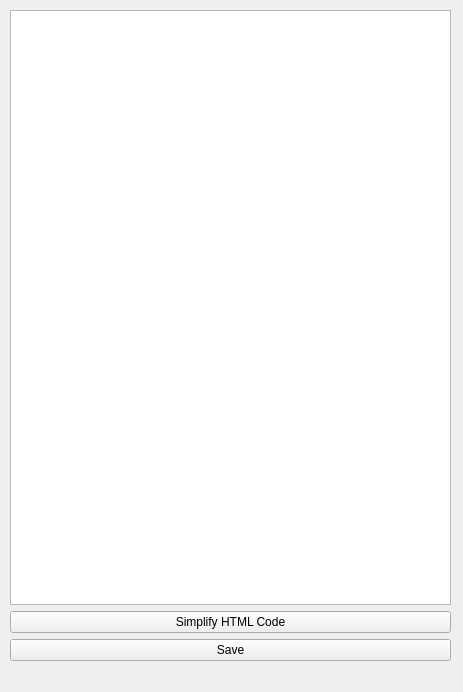
<?xml version="1.0" encoding="UTF-8"?>
<ui version="4.0">
 <class>MainWindow</class>
 <widget class="QMainWindow" name="MainWindow">
  <property name="geometry">
   <rect>
    <x>0</x>
    <y>0</y>
    <width>463</width>
    <height>692</height>
   </rect>
  </property>
  <property name="windowTitle">
   <string>MainWindow</string>
  </property>
  <widget class="QWidget" name="centralwidget">
   <widget class="QWidget" name="verticalLayoutWidget">
    <property name="geometry">
     <rect>
      <x>10</x>
      <y>10</y>
      <width>441</width>
      <height>671</height>
     </rect>
    </property>
    <layout class="QVBoxLayout" name="verticalLayout">
     <item>
      <widget class="QTextEdit" name="code"/>
     </item>
     <item>
      <widget class="QPushButton" name="simpl">
       <property name="text">
        <string>Simplify HTML Code</string>
       </property>
      </widget>
     </item>
     <item>
      <widget class="QPushButton" name="save">
       <property name="text">
        <string>Save</string>
       </property>
      </widget>
     </item>
     <item>
      <widget class="QLabel" name="label">
       <property name="text">
        <string/>
       </property>
      </widget>
     </item>
    </layout>
   </widget>
  </widget>
 </widget>
 <resources/>
 <connections/>
</ui>
